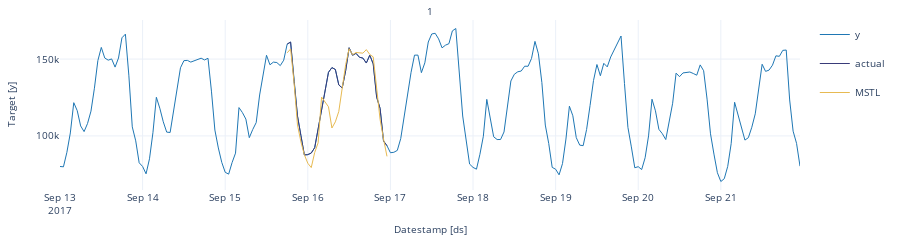
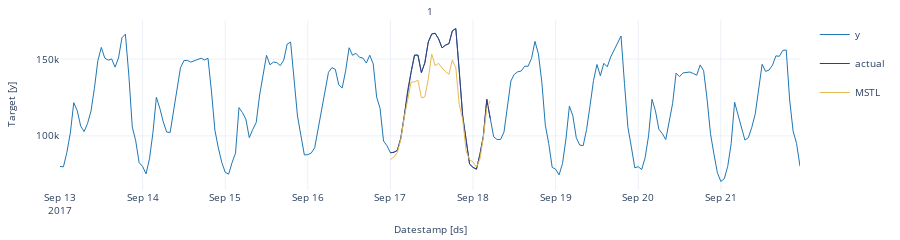
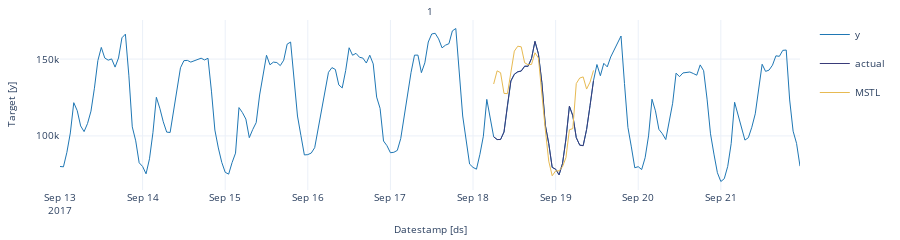
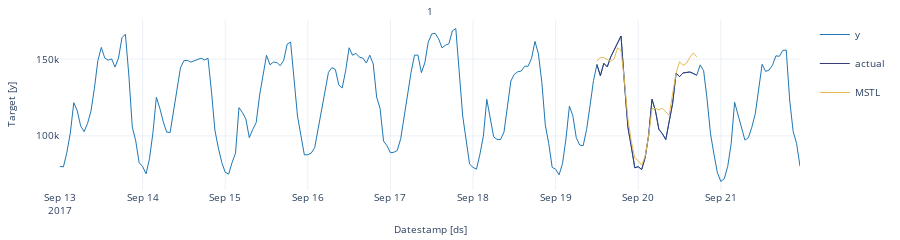

Notebook code for these charts, in order:
### Markdown cell above
We’ll now plot the forecast for each cutoff period. To make the plots clearer, we’ll rename the actual values in each period.

### Code cell
cross_validation=crossvalidation_df.copy()
cross_validation.rename(columns = {'y' : 'actual'}, inplace = True) # rename actual values 

cutoff = cross_validation['cutoff'].unique()

for k in range(len(cutoff)): 
    cv = cross_validation[cross_validation['cutoff'] == cutoff[k]]
    StatsForecast.plot(df, cv.loc[:, cv.columns != 'cutoff'])

### Figure 1 — Plotly figure (JSON) as saved in the notebook; plotly's stock layout.template omitted (floating-point values rounded to 4 significant figures; data arrays with more than 128 entries replaced by an {"elided": "..."} marker saying what was removed)
{"data": [{"legendgroup": "y", "line": {"color": "#1f77b4", "width": 1}, "mode": "lines", "name": "y", "showlegend": true, "type": "scatter", "x": {"elided": "216 str values"}, "xaxis": "x", "y": {"elided": "216 int values"}, "yaxis": "y"}, {"legendgroup": "actual", "line": {"color": "#393b79", "width": 1}, "mode": "lines", "name": "actual", "showlegend": true, "type": "scatter", "x": ["2017-09-15T18:00:00", "2017-09-15T19:00:00", "2017-09-15T20:00:00", "2017-09-15T21:00:00", "2017-09-15T22:00:00", "2017-09-15T23:00:00", "2017-09-16T00:00:00", "2017-09-16T01:00:00", "2017-09-16T02:00:00", "2017-09-16T03:00:00", "2017-09-16T04:00:00", "2017-09-16T05:00:00", "2017-09-16T06:00:00", "2017-09-16T07:00:00", "2017-09-16T08:00:00", "2017-09-16T09:00:00", "2017-09-16T10:00:00", "2017-09-16T11:00:00", "2017-09-16T12:00:00", "2017-09-16T13:00:00", "2017-09-16T14:00:00", "2017-09-16T15:00:00", "2017-09-16T16:00:00", "2017-09-16T17:00:00", "2017-09-16T18:00:00", "2017-09-16T19:00:00", "2017-09-16T20:00:00", "2017-09-16T21:00:00", "2017-09-16T22:00:00", "2017-09-16T23:00:00"], "xaxis": "x", "y": [159725, 161085, 135520, 112945, 100200, 87615, 87835, 88845, 92350, 104465, 115940, 128950, 141385, 144440, 143250, 133190, 131240, 142480, 157375, 152500, 153735, 151195, 150645, 147435, 152525, 146875, 125245, 117925, 96700, 93610], "yaxis": "y"}, {"legendgroup": "MSTL", "line": {"color": "#e7ba52", "width": 1}, "mode": "lines", "name": "MSTL", "showlegend": true, "type": "scatter", "x": ["2017-09-15T18:00:00", "2017-09-15T19:00:00", "2017-09-15T20:00:00", "2017-09-15T21:00:00", "2017-09-15T22:00:00", "2017-09-15T23:00:00", "2017-09-16T00:00:00", "2017-09-16T01:00:00", "2017-09-16T02:00:00", "2017-09-16T03:00:00", "2017-09-16T04:00:00", "2017-09-16T05:00:00", "2017-09-16T06:00:00", "2017-09-16T07:00:00", "2017-09-16T08:00:00", "2017-09-16T09:00:00", "2017-09-16T10:00:00", "2017-09-16T11:00:00", "2017-09-16T12:00:00", "2017-09-16T13:00:00", "2017-09-16T14:00:00", "2017-09-16T15:00:00", "2017-09-16T16:00:00", "2017-09-16T17:00:00", "2017-09-16T18:00:00", "2017-09-16T19:00:00", "2017-09-16T20:00:00", "2017-09-16T21:00:00", "2017-09-16T22:00:00", "2017-09-16T23:00:00"], "xaxis": "x", "y": [154100.0, 156600.0, 134800.0, 107100.0, 96100.0, 87700.0, 82200.0, 79400.0, 89200.0, 95530.0, 125300.0, 121900.0, 119000.0, 105100.0, 109200.0, 115900.0, 131900.0, 146400.0, 156800.0, 152900.0, 154300.0, 154300.0, 153800.0, 156100.0, 153000.0, 151400.0, 130900.0, 110700.0, 98010.0, 86700.0], "yaxis": "y"}], "layout": {"annotations": [{"font": {"size": 10}, "showarrow": false, "text": "1", "x": 0.5, "xanchor": "center", "xref": "paper", "y": 1, "yanchor": "bottom", "yref": "paper"}, {"font": {"size": 10}, "showarrow": false, "text": "Datestamp [ds]", "x": 0.5, "xanchor": "center", "xref": "paper", "y": 0, "yanchor": "top", "yref": "paper", "yshift": -30}, {"font": {"size": 10}, "showarrow": false, "text": "Target [y]", "textangle": -90, "x": 0, "xanchor": "right", "xref": "paper", "xshift": -40, "y": 0.5, "yanchor": "middle", "yref": "paper"}], "autosize": true, "font": {"size": 10}, "height": 150, "margin": {"b": 50, "l": 60, "r": 10, "t": 20}, "xaxis": {"anchor": "y", "domain": [0, 1], "showticklabels": true, "visible": true}, "yaxis": {"anchor": "x", "domain": [0, 1]}}}

### Figure 2 — Plotly figure (JSON) as saved in the notebook; plotly's stock layout.template omitted (floating-point values rounded to 4 significant figures; data arrays with more than 128 entries replaced by an {"elided": "..."} marker saying what was removed)
{"data": [{"legendgroup": "y", "line": {"color": "#1f77b4", "width": 1}, "mode": "lines", "name": "y", "showlegend": true, "type": "scatter", "x": {"elided": "216 str values"}, "xaxis": "x", "y": {"elided": "216 int values"}, "yaxis": "y"}, {"legendgroup": "actual", "line": {"color": "#393b79", "width": 1}, "mode": "lines", "name": "actual", "showlegend": true, "type": "scatter", "x": ["2017-09-17T00:00:00", "2017-09-17T01:00:00", "2017-09-17T02:00:00", "2017-09-17T03:00:00", "2017-09-17T04:00:00", "2017-09-17T05:00:00", "2017-09-17T06:00:00", "2017-09-17T07:00:00", "2017-09-17T08:00:00", "2017-09-17T09:00:00", "2017-09-17T10:00:00", "2017-09-17T11:00:00", "2017-09-17T12:00:00", "2017-09-17T13:00:00", "2017-09-17T14:00:00", "2017-09-17T15:00:00", "2017-09-17T16:00:00", "2017-09-17T17:00:00", "2017-09-17T18:00:00", "2017-09-17T19:00:00", "2017-09-17T20:00:00", "2017-09-17T21:00:00", "2017-09-17T22:00:00", "2017-09-17T23:00:00", "2017-09-18T00:00:00", "2017-09-18T01:00:00", "2017-09-18T02:00:00", "2017-09-18T03:00:00", "2017-09-18T04:00:00", "2017-09-18T05:00:00"], "xaxis": "x", "y": [89060, 89345, 90575, 98290, 112570, 129470, 141405, 152560, 152580, 141170, 147550, 161110, 166335, 166780, 163140, 157305, 159055, 160020, 168345, 169900, 142710, 112955, 97345, 81675, 79510, 78350, 88045, 99790, 123780, 111325], "yaxis": "y"}, {"legendgroup": "MSTL", "line": {"color": "#e7ba52", "width": 1}, "mode": "lines", "name": "MSTL", "showlegend": true, "type": "scatter", "x": ["2017-09-17T00:00:00", "2017-09-17T01:00:00", "2017-09-17T02:00:00", "2017-09-17T03:00:00", "2017-09-17T04:00:00", "2017-09-17T05:00:00", "2017-09-17T06:00:00", "2017-09-17T07:00:00", "2017-09-17T08:00:00", "2017-09-17T09:00:00", "2017-09-17T10:00:00", "2017-09-17T11:00:00", "2017-09-17T12:00:00", "2017-09-17T13:00:00", "2017-09-17T14:00:00", "2017-09-17T15:00:00", "2017-09-17T16:00:00", "2017-09-17T17:00:00", "2017-09-17T18:00:00", "2017-09-17T19:00:00", "2017-09-17T20:00:00", "2017-09-17T21:00:00", "2017-09-17T22:00:00", "2017-09-17T23:00:00", "2017-09-18T00:00:00", "2017-09-18T01:00:00", "2017-09-18T02:00:00", "2017-09-18T03:00:00", "2017-09-18T04:00:00", "2017-09-18T05:00:00"], "xaxis": "x", "y": [84680.0, 86210.0, 89150.0, 97510.0, 111800.0, 123800.0, 135000.0, 135200.0, 136200.0, 124800.0, 125400.0, 137000.0, 153300.0, 145700.0, 147200.0, 144300.0, 141800.0, 140100.0, 149400.0, 144300.0, 120400.0, 110700.0, 90090.0, 84440.0, 83110.0, 79670.0, 84970.0, 99210.0, 117900.0, 122900.0], "yaxis": "y"}], "layout": {"annotations": [{"font": {"size": 10}, "showarrow": false, "text": "1", "x": 0.5, "xanchor": "center", "xref": "paper", "y": 1, "yanchor": "bottom", "yref": "paper"}, {"font": {"size": 10}, "showarrow": false, "text": "Datestamp [ds]", "x": 0.5, "xanchor": "center", "xref": "paper", "y": 0, "yanchor": "top", "yref": "paper", "yshift": -30}, {"font": {"size": 10}, "showarrow": false, "text": "Target [y]", "textangle": -90, "x": 0, "xanchor": "right", "xref": "paper", "xshift": -40, "y": 0.5, "yanchor": "middle", "yref": "paper"}], "autosize": true, "font": {"size": 10}, "height": 150, "margin": {"b": 50, "l": 60, "r": 10, "t": 20}, "xaxis": {"anchor": "y", "domain": [0, 1], "showticklabels": true, "visible": true}, "yaxis": {"anchor": "x", "domain": [0, 1]}}}

### Figure 3 — Plotly figure (JSON) as saved in the notebook; plotly's stock layout.template omitted (floating-point values rounded to 4 significant figures; data arrays with more than 128 entries replaced by an {"elided": "..."} marker saying what was removed)
{"data": [{"legendgroup": "y", "line": {"color": "#1f77b4", "width": 1}, "mode": "lines", "name": "y", "showlegend": true, "type": "scatter", "x": {"elided": "216 str values"}, "xaxis": "x", "y": {"elided": "216 int values"}, "yaxis": "y"}, {"legendgroup": "actual", "line": {"color": "#393b79", "width": 1}, "mode": "lines", "name": "actual", "showlegend": true, "type": "scatter", "x": ["2017-09-18T06:00:00", "2017-09-18T07:00:00", "2017-09-18T08:00:00", "2017-09-18T09:00:00", "2017-09-18T10:00:00", "2017-09-18T11:00:00", "2017-09-18T12:00:00", "2017-09-18T13:00:00", "2017-09-18T14:00:00", "2017-09-18T15:00:00", "2017-09-18T16:00:00", "2017-09-18T17:00:00", "2017-09-18T18:00:00", "2017-09-18T19:00:00", "2017-09-18T20:00:00", "2017-09-18T21:00:00", "2017-09-18T22:00:00", "2017-09-18T23:00:00", "2017-09-19T00:00:00", "2017-09-19T01:00:00", "2017-09-19T02:00:00", "2017-09-19T03:00:00", "2017-09-19T04:00:00", "2017-09-19T05:00:00", "2017-09-19T06:00:00", "2017-09-19T07:00:00", "2017-09-19T08:00:00", "2017-09-19T09:00:00", "2017-09-19T10:00:00", "2017-09-19T11:00:00"], "xaxis": "x", "y": [99440, 97655, 97655, 102565, 119930, 135755, 140120, 141730, 142220, 145360, 145335, 150410, 161520, 153415, 134720, 107065, 95045, 79515, 78335, 74670, 81990, 97950, 119345, 113115, 98880, 94000, 93660, 104185, 119750, 135990], "yaxis": "y"}, {"legendgroup": "MSTL", "line": {"color": "#e7ba52", "width": 1}, "mode": "lines", "name": "MSTL", "showlegend": true, "type": "scatter", "x": ["2017-09-18T06:00:00", "2017-09-18T07:00:00", "2017-09-18T08:00:00", "2017-09-18T09:00:00", "2017-09-18T10:00:00", "2017-09-18T11:00:00", "2017-09-18T12:00:00", "2017-09-18T13:00:00", "2017-09-18T14:00:00", "2017-09-18T15:00:00", "2017-09-18T16:00:00", "2017-09-18T17:00:00", "2017-09-18T18:00:00", "2017-09-18T19:00:00", "2017-09-18T20:00:00", "2017-09-18T21:00:00", "2017-09-18T22:00:00", "2017-09-18T23:00:00", "2017-09-19T00:00:00", "2017-09-19T01:00:00", "2017-09-19T02:00:00", "2017-09-19T03:00:00", "2017-09-19T04:00:00", "2017-09-19T05:00:00", "2017-09-19T06:00:00", "2017-09-19T07:00:00", "2017-09-19T08:00:00", "2017-09-19T09:00:00", "2017-09-19T10:00:00", "2017-09-19T11:00:00"], "xaxis": "x", "y": [133800.0, 142300.0, 141100.0, 127700.0, 127500.0, 140800.0, 155200.0, 158400.0, 158000.0, 147600.0, 146300.0, 146500.0, 154100.0, 150700.0, 124600.0, 104200.0, 83600.0, 74060.0, 77230.0, 77260.0, 79980.0, 85840.0, 104000.0, 104800.0, 134100.0, 137700.0, 138400.0, 130500.0, 135000.0, 142600.0], "yaxis": "y"}], "layout": {"annotations": [{"font": {"size": 10}, "showarrow": false, "text": "1", "x": 0.5, "xanchor": "center", "xref": "paper", "y": 1, "yanchor": "bottom", "yref": "paper"}, {"font": {"size": 10}, "showarrow": false, "text": "Datestamp [ds]", "x": 0.5, "xanchor": "center", "xref": "paper", "y": 0, "yanchor": "top", "yref": "paper", "yshift": -30}, {"font": {"size": 10}, "showarrow": false, "text": "Target [y]", "textangle": -90, "x": 0, "xanchor": "right", "xref": "paper", "xshift": -40, "y": 0.5, "yanchor": "middle", "yref": "paper"}], "autosize": true, "font": {"size": 10}, "height": 150, "margin": {"b": 50, "l": 60, "r": 10, "t": 20}, "xaxis": {"anchor": "y", "domain": [0, 1], "showticklabels": true, "visible": true}, "yaxis": {"anchor": "x", "domain": [0, 1]}}}

### Figure 4 — Plotly figure (JSON) as saved in the notebook; plotly's stock layout.template omitted (floating-point values rounded to 4 significant figures; data arrays with more than 128 entries replaced by an {"elided": "..."} marker saying what was removed)
{"data": [{"legendgroup": "y", "line": {"color": "#1f77b4", "width": 1}, "mode": "lines", "name": "y", "showlegend": true, "type": "scatter", "x": {"elided": "216 str values"}, "xaxis": "x", "y": {"elided": "216 int values"}, "yaxis": "y"}, {"legendgroup": "actual", "line": {"color": "#393b79", "width": 1}, "mode": "lines", "name": "actual", "showlegend": true, "type": "scatter", "x": ["2017-09-19T12:00:00", "2017-09-19T13:00:00", "2017-09-19T14:00:00", "2017-09-19T15:00:00", "2017-09-19T16:00:00", "2017-09-19T17:00:00", "2017-09-19T18:00:00", "2017-09-19T19:00:00", "2017-09-19T20:00:00", "2017-09-19T21:00:00", "2017-09-19T22:00:00", "2017-09-19T23:00:00", "2017-09-20T00:00:00", "2017-09-20T01:00:00", "2017-09-20T02:00:00", "2017-09-20T03:00:00", "2017-09-20T04:00:00", "2017-09-20T05:00:00", "2017-09-20T06:00:00", "2017-09-20T07:00:00", "2017-09-20T08:00:00", "2017-09-20T09:00:00", "2017-09-20T10:00:00", "2017-09-20T11:00:00", "2017-09-20T12:00:00", "2017-09-20T13:00:00", "2017-09-20T14:00:00", "2017-09-20T15:00:00", "2017-09-20T16:00:00", "2017-09-20T17:00:00"], "xaxis": "x", "y": [146455, 139165, 147225, 144935, 151370, 156080, 161385, 165010, 134090, 105585, 92855, 79270, 79980, 78110, 85785, 100010, 123880, 116335, 104290, 101440, 97635, 108265, 121250, 140850, 138555, 140990, 141525, 141590, 140610, 139515], "yaxis": "y"}, {"legendgroup": "MSTL", "line": {"color": "#e7ba52", "width": 1}, "mode": "lines", "name": "MSTL", "showlegend": true, "type": "scatter", "x": ["2017-09-19T12:00:00", "2017-09-19T13:00:00", "2017-09-19T14:00:00", "2017-09-19T15:00:00", "2017-09-19T16:00:00", "2017-09-19T17:00:00", "2017-09-19T18:00:00", "2017-09-19T19:00:00", "2017-09-19T20:00:00", "2017-09-19T21:00:00", "2017-09-19T22:00:00", "2017-09-19T23:00:00", "2017-09-20T00:00:00", "2017-09-20T01:00:00", "2017-09-20T02:00:00", "2017-09-20T03:00:00", "2017-09-20T04:00:00", "2017-09-20T05:00:00", "2017-09-20T06:00:00", "2017-09-20T07:00:00", "2017-09-20T08:00:00", "2017-09-20T09:00:00", "2017-09-20T10:00:00", "2017-09-20T11:00:00", "2017-09-20T12:00:00", "2017-09-20T13:00:00", "2017-09-20T14:00:00", "2017-09-20T15:00:00", "2017-09-20T16:00:00", "2017-09-20T17:00:00"], "xaxis": "x", "y": [148600.0, 151100.0, 150900.0, 149900.0, 148500.0, 150200.0, 157400.0, 155500.0, 135700.0, 111000.0, 96440.0, 85560.0, 83900.0, 81020.0, 86760.0, 99760.0, 117700.0, 117900.0, 117000.0, 118000.0, 115800.0, 113400.0, 127700.0, 140700.0, 148300.0, 145900.0, 147200.0, 151100.0, 154000.0, 151400.0], "yaxis": "y"}], "layout": {"annotations": [{"font": {"size": 10}, "showarrow": false, "text": "1", "x": 0.5, "xanchor": "center", "xref": "paper", "y": 1, "yanchor": "bottom", "yref": "paper"}, {"font": {"size": 10}, "showarrow": false, "text": "Datestamp [ds]", "x": 0.5, "xanchor": "center", "xref": "paper", "y": 0, "yanchor": "top", "yref": "paper", "yshift": -30}, {"font": {"size": 10}, "showarrow": false, "text": "Target [y]", "textangle": -90, "x": 0, "xanchor": "right", "xref": "paper", "xshift": -40, "y": 0.5, "yanchor": "middle", "yref": "paper"}], "autosize": true, "font": {"size": 10}, "height": 150, "margin": {"b": 50, "l": 60, "r": 10, "t": 20}, "xaxis": {"anchor": "y", "domain": [0, 1], "showticklabels": true, "visible": true}, "yaxis": {"anchor": "x", "domain": [0, 1]}}}
